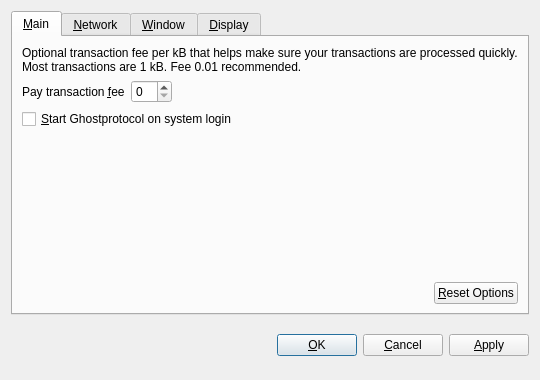
<?xml version="1.0" encoding="UTF-8"?>
<ui version="4.0">
 <class>OptionsDialog</class>
 <widget class="QDialog" name="OptionsDialog">
  <property name="geometry">
   <rect>
    <x>0</x>
    <y>0</y>
    <width>540</width>
    <height>380</height>
   </rect>
  </property>
  <property name="windowTitle">
   <string>Options</string>
  </property>
  <property name="modal">
   <bool>true</bool>
  </property>
  <layout class="QVBoxLayout" name="verticalLayout">
   <item>
    <widget class="QTabWidget" name="tabWidget">
     <property name="tabPosition">
      <enum>QTabWidget::North</enum>
     </property>
     <property name="currentIndex">
      <number>0</number>
     </property>
     <widget class="QWidget" name="tabMain">
      <attribute name="title">
       <string>&amp;Main</string>
      </attribute>
      <layout class="QVBoxLayout" name="verticalLayout_Main">
       <item>
        <widget class="QLabel" name="transactionFeeInfoLabel">
         <property name="text">
          <string>Optional transaction fee per kB that helps make sure your transactions are processed quickly. Most transactions are 1 kB. Fee 0.01 recommended.</string>
         </property>
         <property name="textFormat">
          <enum>Qt::PlainText</enum>
         </property>
         <property name="wordWrap">
          <bool>true</bool>
         </property>
        </widget>
       </item>
       <item>
        <layout class="QHBoxLayout" name="horizontalLayout_1_Main">
         <item>
          <widget class="QLabel" name="transactionFeeLabel">
           <property name="text">
            <string>Pay transaction &amp;fee</string>
           </property>
           <property name="textFormat">
            <enum>Qt::PlainText</enum>
           </property>
           <property name="buddy">
            <cstring>transactionFee</cstring>
           </property>
          </widget>
         </item>
         <item>
          <widget class="BitcoinAmountField" name="transactionFee"/>
         </item>
         <item>
          <spacer name="horizontalSpacer_1_Main">
           <property name="orientation">
            <enum>Qt::Horizontal</enum>
           </property>
           <property name="sizeHint" stdset="0">
            <size>
             <width>40</width>
             <height>20</height>
            </size>
           </property>
          </spacer>
         </item>
        </layout>
       </item>
       <item>
        <widget class="QCheckBox" name="bitcoinAtStartup">
         <property name="toolTip">
          <string>Automatically start Ghostprotocol after logging in to the system.</string>
         </property>
         <property name="text">
          <string>&amp;Start Ghostprotocol on system login</string>
         </property>
        </widget>
       </item>
       <item>
        <spacer name="verticalSpacer_Main">
         <property name="orientation">
          <enum>Qt::Vertical</enum>
         </property>
         <property name="sizeHint" stdset="0">
          <size>
           <width>20</width>
           <height>40</height>
          </size>
         </property>
        </spacer>
       </item>
       <item>
        <layout class="QHBoxLayout" name="horizontalLayout_2_Main">
         <item>
          <spacer name="horizontalSpacer_2_Main">
           <property name="orientation">
            <enum>Qt::Horizontal</enum>
           </property>
           <property name="sizeHint" stdset="0">
            <size>
             <width>40</width>
             <height>20</height>
            </size>
           </property>
          </spacer>
         </item>
         <item>
          <widget class="QPushButton" name="resetButton">
           <property name="toolTip">
            <string>Reset all client options to default.</string>
           </property>
           <property name="text">
            <string>&amp;Reset Options</string>
           </property>
           <property name="autoDefault">
            <bool>false</bool>
           </property>
          </widget>
         </item>
        </layout>
       </item>
      </layout>
     </widget>
     <widget class="QWidget" name="tabNetwork">
      <attribute name="title">
       <string>&amp;Network</string>
      </attribute>
      <layout class="QVBoxLayout" name="verticalLayout_Network">
       <item>
        <widget class="QCheckBox" name="mapPortUpnp">
         <property name="toolTip">
          <string>Automatically open the Ghostprotocol client port on the router. This only works when your router supports UPnP and it is enabled.</string>
         </property>
         <property name="text">
          <string>Map port using &amp;UPnP</string>
         </property>
        </widget>
       </item>
       <item>
        <widget class="QCheckBox" name="connectSocks">
         <property name="toolTip">
          <string>Connect to the Ghostprotocol network through a SOCKS proxy (e.g. when connecting through Tor).</string>
         </property>
         <property name="text">
          <string>&amp;Connect through SOCKS proxy:</string>
         </property>
        </widget>
       </item>
       <item>
        <layout class="QHBoxLayout" name="horizontalLayout_Network">
         <item>
          <widget class="QLabel" name="proxyIpLabel">
           <property name="text">
            <string>Proxy &amp;IP:</string>
           </property>
           <property name="textFormat">
            <enum>Qt::PlainText</enum>
           </property>
           <property name="buddy">
            <cstring>proxyIp</cstring>
           </property>
          </widget>
         </item>
         <item>
          <widget class="QValidatedLineEdit" name="proxyIp">
           <property name="maximumSize">
            <size>
             <width>140</width>
             <height>16777215</height>
            </size>
           </property>
           <property name="toolTip">
            <string>IP address of the proxy (e.g. 127.0.0.1)</string>
           </property>
          </widget>
         </item>
         <item>
          <widget class="QLabel" name="proxyPortLabel">
           <property name="text">
            <string>&amp;Port:</string>
           </property>
           <property name="textFormat">
            <enum>Qt::PlainText</enum>
           </property>
           <property name="buddy">
            <cstring>proxyPort</cstring>
           </property>
          </widget>
         </item>
         <item>
          <widget class="QLineEdit" name="proxyPort">
           <property name="maximumSize">
            <size>
             <width>55</width>
             <height>16777215</height>
            </size>
           </property>
           <property name="toolTip">
            <string>Port of the proxy (e.g. 9050)</string>
           </property>
          </widget>
         </item>
         <item>
          <widget class="QLabel" name="socksVersionLabel">
           <property name="text">
            <string>SOCKS &amp;Version:</string>
           </property>
           <property name="textFormat">
            <enum>Qt::PlainText</enum>
           </property>
           <property name="buddy">
            <cstring>socksVersion</cstring>
           </property>
          </widget>
         </item>
         <item>
          <widget class="QValueComboBox" name="socksVersion">
           <property name="toolTip">
            <string>SOCKS version of the proxy (e.g. 5)</string>
           </property>
          </widget>
         </item>
         <item>
          <spacer name="horizontalSpacer_Network">
           <property name="orientation">
            <enum>Qt::Horizontal</enum>
           </property>
           <property name="sizeHint" stdset="0">
            <size>
             <width>40</width>
             <height>20</height>
            </size>
           </property>
          </spacer>
         </item>
        </layout>
       </item>
       <item>
        <spacer name="verticalSpacer_Network">
         <property name="orientation">
          <enum>Qt::Vertical</enum>
         </property>
         <property name="sizeHint" stdset="0">
          <size>
           <width>20</width>
           <height>40</height>
          </size>
         </property>
        </spacer>
       </item>
      </layout>
     </widget>
     <widget class="QWidget" name="tabWindow">
      <attribute name="title">
       <string>&amp;Window</string>
      </attribute>
      <layout class="QVBoxLayout" name="verticalLayout_Window">
       <item>
        <widget class="QCheckBox" name="minimizeToTray">
         <property name="toolTip">
          <string>Show only a tray icon after minimizing the window.</string>
         </property>
         <property name="text">
          <string>&amp;Minimize to the tray instead of the taskbar</string>
         </property>
        </widget>
       </item>
       <item>
        <widget class="QCheckBox" name="minimizeOnClose">
         <property name="toolTip">
          <string>Minimize instead of exit the application when the window is closed. When this option is enabled, the application will be closed only after selecting Quit in the menu.</string>
         </property>
         <property name="text">
          <string>M&amp;inimize on close</string>
         </property>
        </widget>
       </item>
       <item>
        <spacer name="verticalSpacer_Window">
         <property name="orientation">
          <enum>Qt::Vertical</enum>
         </property>
         <property name="sizeHint" stdset="0">
          <size>
           <width>20</width>
           <height>40</height>
          </size>
         </property>
        </spacer>
       </item>
      </layout>
     </widget>
     <widget class="QWidget" name="tabDisplay">
      <attribute name="title">
       <string>&amp;Display</string>
      </attribute>
      <layout class="QVBoxLayout" name="verticalLayout_Display">
       <item>
        <layout class="QHBoxLayout" name="horizontalLayout_1_Display">
         <item>
          <widget class="QLabel" name="langLabel">
           <property name="text">
            <string>User Interface &amp;language:</string>
           </property>
           <property name="textFormat">
            <enum>Qt::PlainText</enum>
           </property>
           <property name="buddy">
            <cstring>lang</cstring>
           </property>
          </widget>
         </item>
         <item>
          <widget class="QValueComboBox" name="lang">
           <property name="toolTip">
            <string>The user interface language can be set here. This setting will take effect after restarting Ghostprotocol.</string>
           </property>
          </widget>
         </item>
        </layout>
       </item>
       <item>
        <layout class="QHBoxLayout" name="horizontalLayout_2_Display">
         <item>
          <widget class="QLabel" name="unitLabel">
           <property name="text">
            <string>&amp;Unit to show amounts in:</string>
           </property>
           <property name="textFormat">
            <enum>Qt::PlainText</enum>
           </property>
           <property name="buddy">
            <cstring>unit</cstring>
           </property>
          </widget>
         </item>
         <item>
          <widget class="QValueComboBox" name="unit">
           <property name="toolTip">
            <string>Choose the default subdivision unit to show in the interface and when sending coins.</string>
           </property>
          </widget>
         </item>
        </layout>
       </item>
       <item>
        <widget class="QCheckBox" name="displayAddresses">
         <property name="toolTip">
          <string>Whether to show Ghostprotocol addresses in the transaction list or not.</string>
         </property>
         <property name="text">
          <string>&amp;Display addresses in transaction list</string>
         </property>
        </widget>
       </item>
       <item>
        <spacer name="verticalSpacer_Display">
         <property name="orientation">
          <enum>Qt::Vertical</enum>
         </property>
         <property name="sizeHint" stdset="0">
          <size>
           <width>20</width>
           <height>40</height>
          </size>
         </property>
        </spacer>
       </item>
      </layout>
     </widget>
    </widget>
   </item>
   <item>
    <layout class="QHBoxLayout" name="horizontalLayout_Buttons">
     <item>
      <spacer name="horizontalSpacer_1">
       <property name="orientation">
        <enum>Qt::Horizontal</enum>
       </property>
       <property name="sizeHint" stdset="0">
        <size>
         <width>40</width>
         <height>48</height>
        </size>
       </property>
      </spacer>
     </item>
     <item>
      <widget class="QLabel" name="statusLabel">
       <property name="font">
        <font>
         <weight>75</weight>
         <bold>true</bold>
        </font>
       </property>
       <property name="text">
        <string/>
       </property>
       <property name="textFormat">
        <enum>Qt::PlainText</enum>
       </property>
       <property name="wordWrap">
        <bool>true</bool>
       </property>
      </widget>
     </item>
     <item>
      <spacer name="horizontalSpacer_2">
       <property name="orientation">
        <enum>Qt::Horizontal</enum>
       </property>
       <property name="sizeHint" stdset="0">
        <size>
         <width>40</width>
         <height>48</height>
        </size>
       </property>
      </spacer>
     </item>
     <item>
      <widget class="QPushButton" name="okButton">
       <property name="text">
        <string>&amp;OK</string>
       </property>
      </widget>
     </item>
     <item>
      <widget class="QPushButton" name="cancelButton">
       <property name="text">
        <string>&amp;Cancel</string>
       </property>
       <property name="autoDefault">
        <bool>false</bool>
       </property>
      </widget>
     </item>
     <item>
      <widget class="QPushButton" name="applyButton">
       <property name="text">
        <string>&amp;Apply</string>
       </property>
       <property name="autoDefault">
        <bool>false</bool>
       </property>
      </widget>
     </item>
    </layout>
   </item>
  </layout>
 </widget>
 <customwidgets>
  <customwidget>
   <class>BitcoinAmountField</class>
   <extends>QSpinBox</extends>
   <header>../../src/qt/bitcoinamountfield.h</header>
  </customwidget>
  <customwidget>
   <class>QValueComboBox</class>
   <extends>QComboBox</extends>
   <header>../../src/qt/qvaluecombobox.h</header>
  </customwidget>
  <customwidget>
   <class>QValidatedLineEdit</class>
   <extends>QLineEdit</extends>
   <header>../../src/qt/qvalidatedlineedit.h</header>
  </customwidget>
 </customwidgets>
 <resources/>
 <connections/>
</ui>
